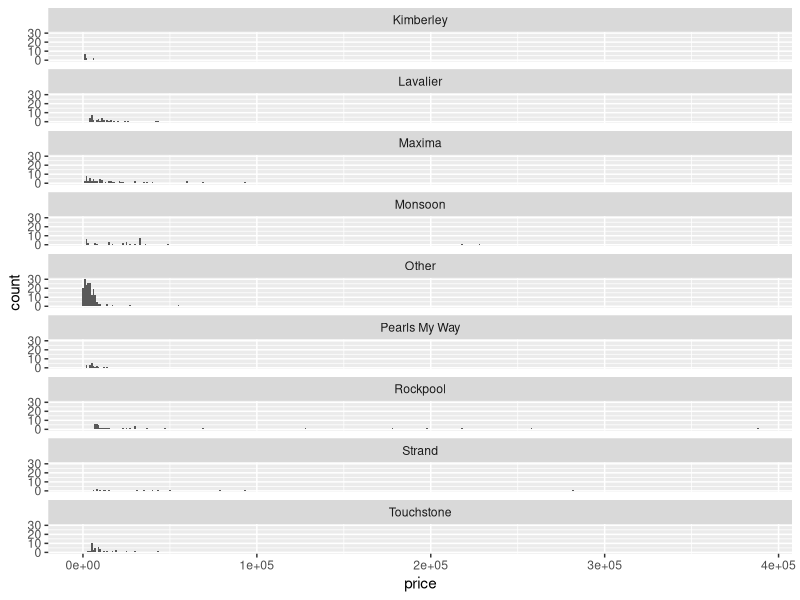
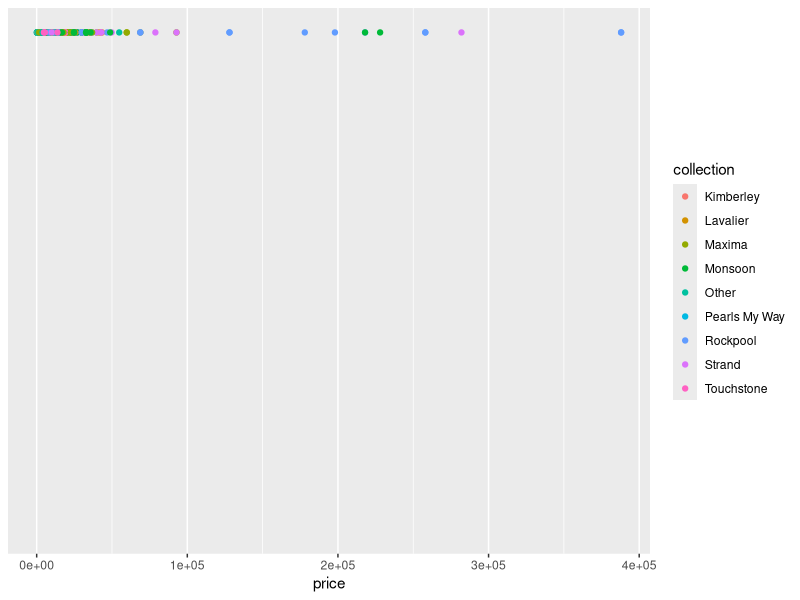
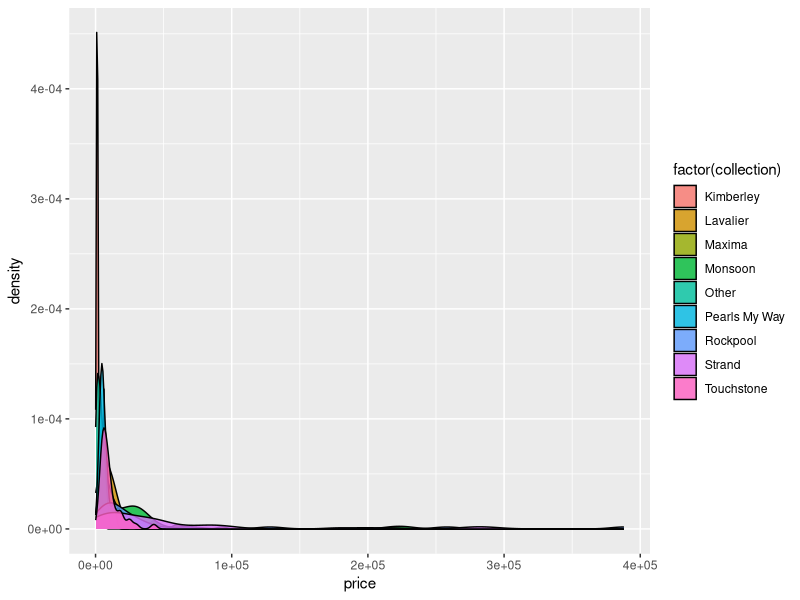
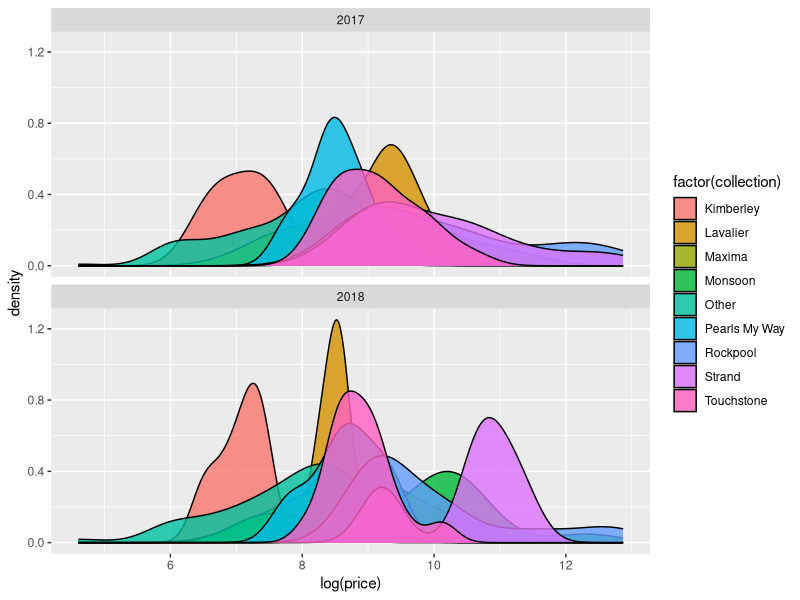
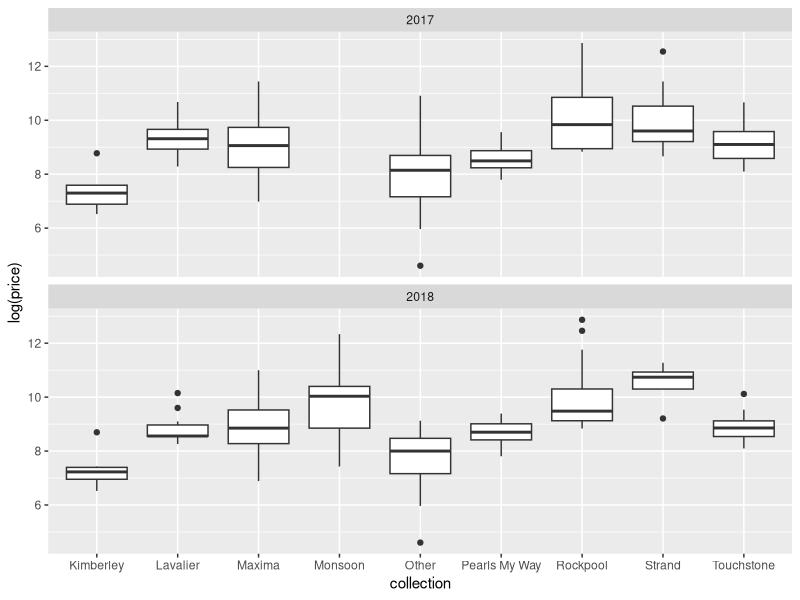
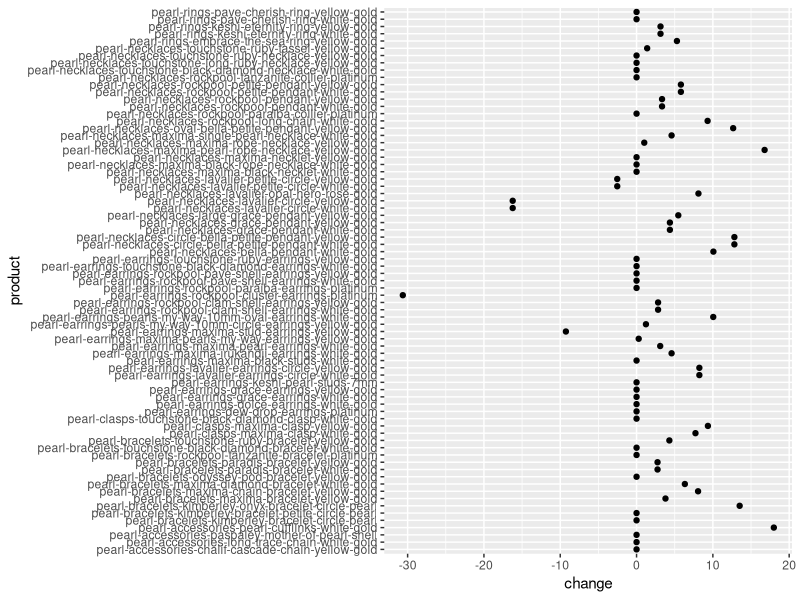

These charts were generated, in order, by the following R code:
library(tidyverse)

# Read in the data
the_data <- read_csv("outputs/data/cleaned_dataset.csv")

# Try some plots
ggplot(data = the_data, aes(x = price)) +
  geom_histogram(binwidth = 1000) +
  facet_wrap(vars(collection), nrow = 9)

ggplot(data = the_data, aes(x = price, colour = collection)) +
  geom_point(y = 1)

ggplot(data = the_data, aes(x = price)) +
  geom_density(aes(fill=factor(collection)), alpha=0.8)

ggplot(data = the_data, aes(x = log(price))) +
  geom_density(aes(fill=factor(collection)), alpha=0.8) +
  facet_wrap(vars(year), nrow = 2)

ggplot(data = the_data, aes(collection, log(price))) +
  geom_boxplot() +
  facet_wrap(vars(year), nrow = 2)

# Try some summary statistics
# Counts and average price by collection by year
the_data %>% 
  group_by(year, collection) %>% 
  summarise(average = mean(price) %>% as.integer(),
            maximum = max(price) %>% as.integer(),
            minimum = min(price) %>% as.integer(),
            number = n())

the_data %>% 
  group_by(year, category) %>% 
  summarise(average = mean(price) %>% as.integer(),
            maximum = max(price) %>% as.integer(),
            minimum = min(price) %>% as.integer(),
            number = n())

# Try comparing the prices for the products that are the same
price_comparison <- the_data %>% 
  select(sku, collection , category, year, price) %>% 
  group_by(sku) %>% 
  spread(key = year, value = price) %>% 
  rename(price_in_2017 = `2017`, price_in_2018 = `2018`)

price_comparison <- price_comparison[complete.cases(price_comparison), ] %>% 
  mutate(change = ((price_in_2018 - price_in_2017) / price_in_2017) * 100,
         change = round(change, digits = 2))

the_2018_names <- the_data %>% 
  filter(year == 2018) %>% 
  select(product, sku)

price_comparison <- price_comparison %>% 
  left_join(the_2018_names)

rm(the_2018_names)

price_comparison %>% 
  arrange(change) %>% 
  ggplot(aes(y = product, x = change)) +
  geom_point()
